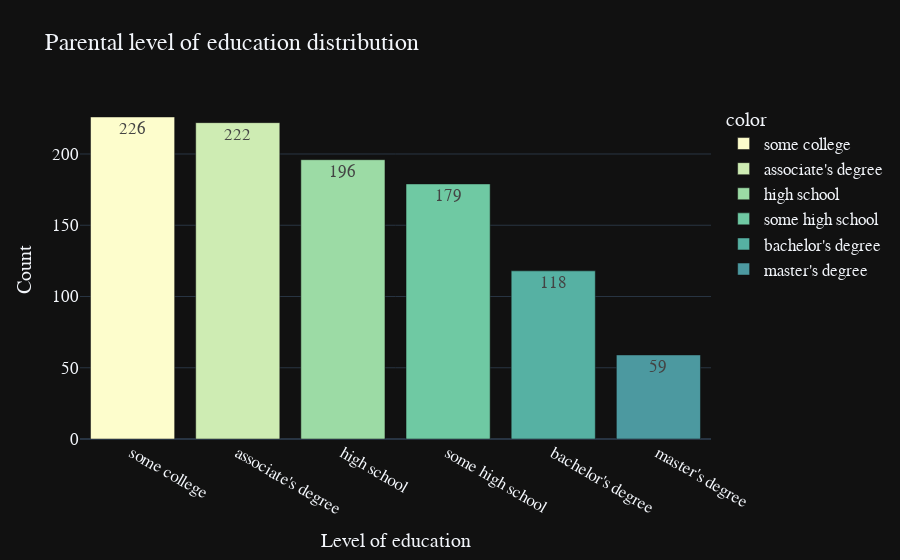

The code cell stored with this chart in its notebook:
### Code cell
fig=px.bar(y=level.values,
          x=level.index,
          color=level.index,
          color_discrete_sequence=px.colors.sequential.deep,
          text=level.values,
          title="Parental level of education distribution",
          template="plotly_dark")
fig.update_layout(xaxis_title="Level of education",
                 yaxis_title="Count",
                 font=dict(size=17,family="Franklin Gpthic"))
fig.show()

### Figure 1 — Plotly figure (JSON) as saved in the notebook; plotly's stock layout.template omitted (floating-point values rounded to 4 significant figures)
{"data": [{"alignmentgroup": "True", "hovertemplate": "color=some college<br>x=%{x}<br>y=%{y}<br>text=%{text}<extra></extra>", "legendgroup": "some college", "marker": {"color": "rgb(253, 253, 204)", "pattern": {"shape": ""}}, "name": "some college", "offsetgroup": "some college", "orientation": "v", "showlegend": true, "text": [226], "textposition": "auto", "type": "bar", "x": ["some college"], "xaxis": "x", "y": [226], "yaxis": "y"}, {"alignmentgroup": "True", "hovertemplate": "color=associate's degree<br>x=%{x}<br>y=%{y}<br>text=%{text}<extra></extra>", "legendgroup": "associate's degree", "marker": {"color": "rgb(206, 236, 179)", "pattern": {"shape": ""}}, "name": "associate's degree", "offsetgroup": "associate's degree", "orientation": "v", "showlegend": true, "text": [222], "textposition": "auto", "type": "bar", "x": ["associate's degree"], "xaxis": "x", "y": [222], "yaxis": "y"}, {"alignmentgroup": "True", "hovertemplate": "color=high school<br>x=%{x}<br>y=%{y}<br>text=%{text}<extra></extra>", "legendgroup": "high school", "marker": {"color": "rgb(156, 219, 165)", "pattern": {"shape": ""}}, "name": "high school", "offsetgroup": "high school", "orientation": "v", "showlegend": true, "text": [196], "textposition": "auto", "type": "bar", "x": ["high school"], "xaxis": "x", "y": [196], "yaxis": "y"}, {"alignmentgroup": "True", "hovertemplate": "color=some high school<br>x=%{x}<br>y=%{y}<br>text=%{text}<extra></extra>", "legendgroup": "some high school", "marker": {"color": "rgb(111, 201, 163)", "pattern": {"shape": ""}}, "name": "some high school", "offsetgroup": "some high school", "orientation": "v", "showlegend": true, "text": [179], "textposition": "auto", "type": "bar", "x": ["some high school"], "xaxis": "x", "y": [179], "yaxis": "y"}, {"alignmentgroup": "True", "hovertemplate": "color=bachelor's degree<br>x=%{x}<br>y=%{y}<br>text=%{text}<extra></extra>", "legendgroup": "bachelor's degree", "marker": {"color": "rgb(86, 177, 163)", "pattern": {"shape": ""}}, "name": "bachelor's degree", "offsetgroup": "bachelor's degree", "orientation": "v", "showlegend": true, "text": [118], "textposition": "auto", "type": "bar", "x": ["bachelor's degree"], "xaxis": "x", "y": [118], "yaxis": "y"}, {"alignmentgroup": "True", "hovertemplate": "color=master's degree<br>x=%{x}<br>y=%{y}<br>text=%{text}<extra></extra>", "legendgroup": "master's degree", "marker": {"color": "rgb(76, 153, 160)", "pattern": {"shape": ""}}, "name": "master's degree", "offsetgroup": "master's degree", "orientation": "v", "showlegend": true, "text": [59], "textposition": "auto", "type": "bar", "x": ["master's degree"], "xaxis": "x", "y": [59], "yaxis": "y"}], "layout": {"barmode": "relative", "font": {"family": "Franklin Gpthic", "size": 17}, "legend": {"title": {"text": "color"}, "tracegroupgap": 0}, "title": {"text": "Parental level of education distribution"}, "xaxis": {"anchor": "y", "domain": [0, 1], "title": {"text": "Level of education"}}, "yaxis": {"anchor": "x", "domain": [0, 1], "title": {"text": "Count"}}}}
